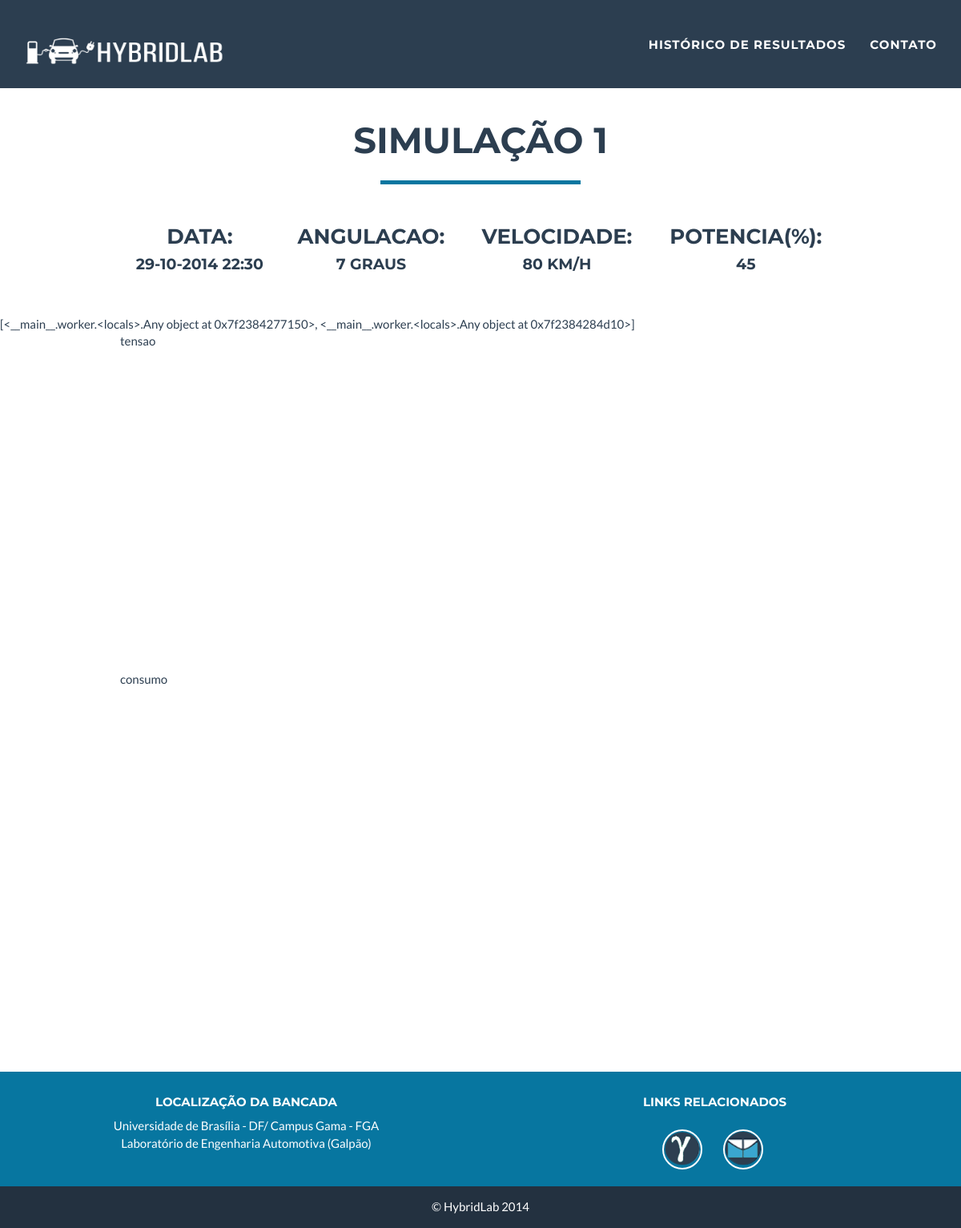
Page /historico/1/ (signed in) on the committed database.
### chart/models.py (models this page shows)
class Simulation(models.Model):
	id = models.IntegerField(primary_key=True)
	pub_date = models.DateTimeField('pub date', default=datetime.now)
	angulation = models.IntegerField()
	speed = models.IntegerField()
	power = models.IntegerField()
	def __str__(self):
		return self.pub_date.strftime('%d-%m-%Y %H:%M')

### chart/views.py (the view)
# urls.py: url(r'^historico/(?P<SimuId>\d+)/$', chart.views.resultados, name='resultados'),
def resultados(request, SimuId):
	simulation = Simulation.objects.get(id=SimuId)
	simulationdataTension = \
        DataPool(
           series=
            [{'options': {
               'source': Tension.objects.filter(id_simulation=simulation)},
              'terms': [
                'tension',
                'time']}
            ])
        cht = Chart(
            datasource = simulationdataTension,
            series_options =
              [{'options':{
                  'type': 'line',
                  'stacking': False},
                'terms':{
                  'time': [
                    'tension']
                  }}],
            chart_options =
              {'title': {
              	'text': 'Dados da Tensao da Simulacao Realizada'},
                'colors': ['#3AA6D0'],
                'chart': {'backgroundColor': '#DAEEF2'},
               'xAxis': {
                    'title': {
                       'text': 'Time'}}})
        simulationdataFuel = \
        DataPool(
           series=
            [{'options': {
              'source': Fuel.objects.filter(id_simulation=simulation)},
              'terms': [
              'time',
              'fuel']}
            ])
        chtT = Chart(
            datasource = simulationdataFuel,
            series_options =
              [{'options':{
                  'type': 'line',
                  'stacking': False},
                'terms':{
                  'time': [
                    'fuel']
                  }}],
            chart_options =
              {'title': {
                'text': 'Dados do Consumo da Simulacao Realizada'},
                'colors': ['#3AA6D0'],
                'chart': {'backgroundColor': '#DAEEF2'},
               'xAxis': {
                    'title': {
                       'text': 'Time'}}})
        return render_to_response('resultados.html',{'resultados' : [cht, chtT], 'simulation': simulation})

### templates/resultados.html (shortened to what this page needs)
{% extends 'base.html' %}
{% block 'content' %}
<section class="primary">
	<center><table width="75%" border="0">
    	<tr>
    		<td colspan=7><center><h2>Simulação {{simulation.id}}</h2></center><hr class="star-primary"></td>
 		</tr>
 		<tr>
       		<td align="center"><h3>Data:</h3><h4>{{simulation}}</h4><td>
       		<td align="center"><h3>Angulacao:</h3><h4> {{simulation.angulation}} graus</h4><td>
       		<td align="center"><h3>Velocidade:</h3><h4> {{simulation.speed}} km/h</h4><td>
       		<td align="center"><h3>Potencia(%):</h3><h4> {{simulation.power}} </h4><td>
        </tr>
    </table></center><br><br>
		{% load chartit %}
		{{ resultados|load_charts:"cht, chtT"}}
		 <div class="center-block" style="width:900px; height:400px;" id="cht">tensao</div>
		 <br>
		<div class="center-block" style="width:900px; height:400px;"id="chtT">consumo</div>
</section>
{% endblock %}

### templates/resultados.html (style rules this page uses)
body { padding-top: 50px; }

### rows in the picture
Simulation: id "1", pub_date "29-10-2014 22:30", angulation "7", speed "80", power "45"

### other values in the picture
{{ resultados|load_charts:"cht, chtT" }} "[<__main__.worker.<locals>.Any object at 0x7f2384277150>, <__main__.worker.<locals>.Any object at 0x7f2384284d10>]"
